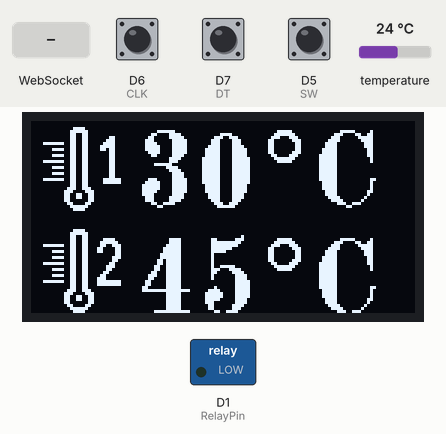
This sketch was run on a simulated ESP8266 (NodeMCU). On the bench: 128×64 one-colour display, switched loads named in the sketch (green lamp = pin HIGH). Inputs (shaded band) come from the test bench; at power-on: D5 (SW) HIGH, temperature 24 °C, D6 (CLK) HIGH, D7 (DT) HIGH. EEPROM starts erased; what the sketch prints to the serial monitor is not drawn.

Above: at 1.2 s.
1.3 s: D5 (SW) pulled LOW for 0.15 s
At 2.0 s:
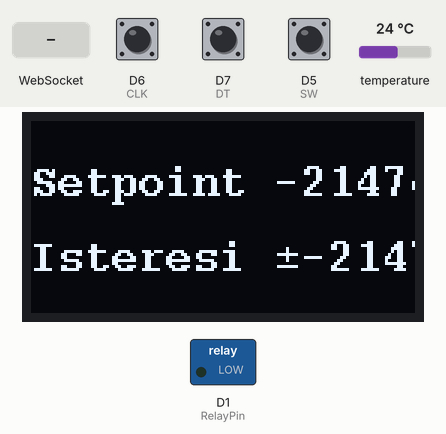
4.0 s: D5 (SW) pulled LOW for 3.2 s
At 5.3 s:
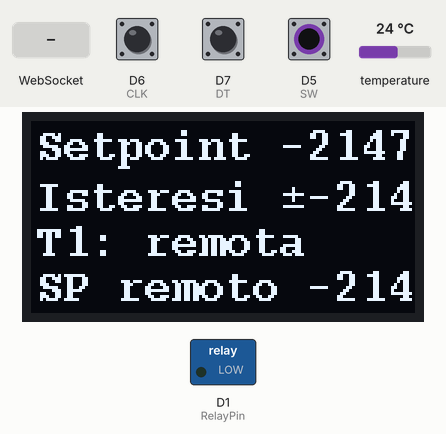
8.7 s: WebSocket text ">" received
10.2 s: D5 (SW) pulled LOW for 3.2 s
At 11.9 s:
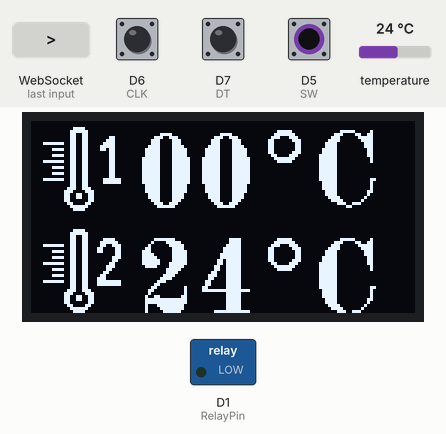
14.9 s: temperature set to 12 °C
At 16.0 s:
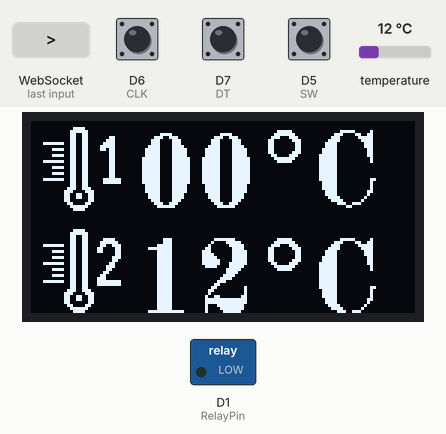
17.0 s: temperature set to 19 °C
At 18.8 s:
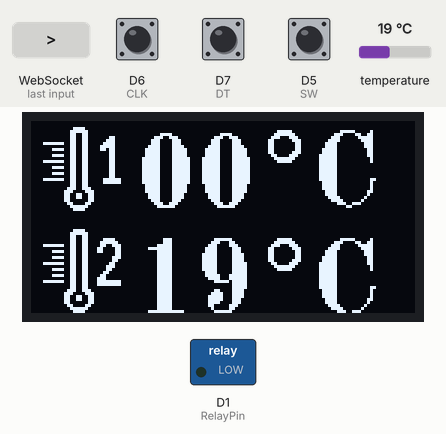
Timing chart, 0 to 20.0 s (numbered marks = the images above; inputs shaded):
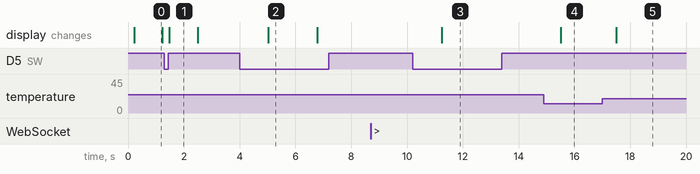

The sketch:

ws_server.ino
```cpp
#include <ESP8266WiFi.h>
#include <EEPROM.h>
#include <ESPAsyncWebServer.h>
#include <DallasTemperature.h>
#include <Wire.h>
#include <U8g2lib.h>

IPAddress AP_IP(10,10,10,10);
AsyncWebServer server(80);
AsyncWebSocket ws("/");

// Dallas DS18B20
#define ONE_WIRE_BUS D2
OneWire oneWire(ONE_WIRE_BUS);
DallasTemperature sensors(&oneWire);
DeviceAddress ds18b20;

// OLED display
#define SDA D3
#define SCL D4
U8G2_SSD1306_128X64_NONAME_1_HW_I2C oled(U8G2_R0, /* reset=*/ U8X8_PIN_NONE, /* clock=*/ SCL, /* data=*/ SDA);
#define thermo_width 32
#define thermo_height 32

// Stranamente, nel font contenente il set di icone fornito con la libreria,
// non c'è nulla che ha a che fare con la temperatura. Usiamo quindi delle bitmap XBM ( create con Gimp).
static const unsigned char thermometer1_bits[] PROGMEM = {
   0x00, 0x00, 0x00, 0x00, 0x00, 0x00, 0x00, 0x00, 0x00, 0xc0, 0x03, 0x00,
   0x00, 0xe0, 0x07, 0x00, 0x00, 0x60, 0x06, 0x00, 0x00, 0x60, 0x06, 0x0c,
   0x00, 0x60, 0x06, 0x0e, 0xf0, 0x67, 0x06, 0x0f, 0x00, 0x60, 0x86, 0x0f,
   0x80, 0x67, 0x86, 0x0d, 0x00, 0x60, 0x06, 0x0c, 0x80, 0x67, 0x06, 0x0c,
   0x00, 0x60, 0x06, 0x0c, 0xf0, 0x67, 0x06, 0x0c, 0x00, 0x60, 0x06, 0x0c,
   0x80, 0x67, 0x06, 0x0c, 0x00, 0x60, 0x06, 0x0c, 0x80, 0x67, 0x06, 0x0c,
   0x00, 0x60, 0x06, 0x0c, 0xf0, 0x67, 0x06, 0x3f, 0x00, 0x60, 0x06, 0x3f,
   0x00, 0x60, 0x06, 0x00, 0x00, 0x70, 0x0e, 0x00, 0x00, 0x38, 0x1c, 0x00,
   0x00, 0x98, 0x19, 0x00, 0x00, 0x98, 0x19, 0x00, 0x00, 0x18, 0x18, 0x00,
   0x00, 0x30, 0x0c, 0x00, 0x00, 0xe0, 0x07, 0x00, 0x00, 0xc0, 0x03, 0x00,
   0x00, 0x00, 0x00, 0x00, 0x00, 0x00, 0x00, 0x00 };
static const unsigned char thermometer2_bits[] PROGMEM = {
   0x00, 0x00, 0x00, 0x00, 0x00, 0x00, 0x00, 0x00, 0x00, 0xc0, 0x03, 0x00,
   0x00, 0xe0, 0x07, 0x00, 0x00, 0x60, 0x06, 0x00, 0x00, 0x60, 0x06, 0x0f,
   0x00, 0x60, 0x86, 0x1f, 0xf0, 0x67, 0x86, 0x39, 0x00, 0x60, 0xc6, 0x30,
   0x80, 0x67, 0xc6, 0x30, 0x00, 0x60, 0x06, 0x30, 0x80, 0x67, 0x06, 0x38,
   0x00, 0x60, 0x06, 0x18, 0xf0, 0x67, 0x06, 0x0c, 0x00, 0x60, 0x06, 0x0e,
   0x80, 0x67, 0x06, 0x06, 0x00, 0x60, 0x06, 0x03, 0x80, 0x67, 0x86, 0x01,
   0x00, 0x60, 0xc6, 0x01, 0xf0, 0x67, 0xc6, 0x3f, 0x00, 0x60, 0xc6, 0x3f,
   0x00, 0x60, 0x06, 0x00, 0x00, 0x70, 0x0e, 0x00, 0x00, 0x38, 0x1c, 0x00,
   0x00, 0x98, 0x19, 0x00, 0x00, 0x98, 0x19, 0x00, 0x00, 0x18, 0x18, 0x00,
   0x00, 0x30, 0x0c, 0x00, 0x00, 0xe0, 0x07, 0x00, 0x00, 0xc0, 0x03, 0x00,
   0x00, 0x00, 0x00, 0x00, 0x00, 0x00, 0x00, 0x00 };

// Debug serial type
#define DBG_SERIAL Serial

// Output
#define RelayPin D1

// Input
#define SW D5
#define DT D7
#define CLK D6

#define LONGCLICK   1000
#define SHORTCLICK  50
uint32_t pressTime = millis();

// Gloabl variables
long lastEncoder, encoder = 0;
char oled_buffer[30];
uint8_t varSelector, pageSelector = 0;
bool ProgramMode = false , ShortClickEnabled = true;
uint32_t updateTime = millis();
uint32_t updateOledTime = millis();

float T1 = 30.0F, T2 = 45.0F;
float Setpoint = 50.0F;
float remSetpoint = 45.0F;
float Hysteresys = 2.0F;
boolean relayMode = 0;  //  0:  T1 - external; >0 T1 - Internal

void setup(void) {
  pinMode(RelayPin, OUTPUT);                // Output mode to drive relay
  pinMode(SW, INPUT_PULLUP);
  pinMode(DT, INPUT_PULLUP);
  pinMode(CLK, INPUT_PULLUP);
  pinMode(ONE_WIRE_BUS, INPUT_PULLUP);

  DBG_SERIAL.begin(115200);
  DBG_SERIAL.println();
  DBG_SERIAL.println("Configuring access point...");
  WiFi.mode(WIFI_AP);
  WiFi.softAPConfig(AP_IP, AP_IP, IPAddress(255,255,255,0));
  WiFi.softAP("ESP_12345", "12345678");   // password MUST ust be 8-32 character
  IPAddress myIP = WiFi.softAPIP();
  // Start server and websocket server
  ws.onEvent(onWsEvent);
  server.addHandler(&ws);
  server.on("/", HTTP_GET, [](AsyncWebServerRequest *request){
    request->send(200, "text/plain", String(ESP.getFreeHeap()));
  });
  server.begin();

  DBG_SERIAL.printf("\nWebSocket server ready!\nAddress: ws://%d.%d.%d.%d/", myIP[0], myIP[1], myIP[2], myIP[3] );

  sensors.begin();
  DBG_SERIAL.printf("\nFound %d devices", sensors.getDeviceCount());
  DBG_SERIAL.printf("\nParasite power is: %s.", sensors.isParasitePowerMode() ? "ON" : "OFF");
  if (!sensors.getAddress(ds18b20, 0))
    DBG_SERIAL.println("Unable to find address for Device 0");
  sensors.setResolution(ds18b20, 10);

  oled.begin();
  attachInterrupt(digitalPinToInterrupt(CLK), read_encoder, CHANGE);
  attachInterrupt(digitalPinToInterrupt(DT), read_encoder, CHANGE);
  EEPROM.begin(32);
  readEEprom();
}


void loop(void) {
  pressTime = millis();
  checkButton();

  update_oled();
  update_serial_msg();

  // Aggiorniamo la situazione ogni 1 secondo
  if(millis() - updateTime > 1000){
    updateTime = millis();
    sensors.requestTemperatures();
    if(relayMode == 0){
      T1 = sensors.getTempC(ds18b20);
      T1 = constrain(T1, -55, 99);
    }
    else {
      T2 = sensors.getTempC(ds18b20);
      T2 = constrain(T2, -55, 99);
    }
    ws.textAll("?TEMP?");

    if((T2 >=  T1 + Hysteresys)&&(T2 > Setpoint))
      digitalWrite(RelayPin, HIGH);
    if((T2 <=  T1 - Hysteresys)&&(T2 > Setpoint))
      digitalWrite(RelayPin, LOW);
  }

  // L'encoder rotativo è stato ruotato in fase di programmazione?
  if((encoder != lastEncoder)  && (encoder != 0)){
    lastEncoder = encoder;
    delay(10);
    // Variazione dei parametri. La variabile varSelector determina quale parametro viene modificato
    if(pageSelector == 1){
      switch(varSelector){
        case 0:
          break;
        case 1:
          // L'encoder rotativo che uso al momento genera 4 interrupt ad ogni "click" percepibile al tatto
          // Siccome è necessaria una regolazione più "fine" divido il numero dei conteggi "encoder" per 4
          Setpoint = Setpoint + (float)encoder/4;
          Setpoint = constrain(Setpoint, -10, 99);
          DBG_SERIAL.printf("\nSetpoint: %d°C", (int)Setpoint);
          break;
        case 2:
          Hysteresys = Hysteresys + (float)encoder/4;
          Hysteresys = constrain(Hysteresys, 0, 10);
          DBG_SERIAL.printf("\nHysteresys %d°C",(int)Hysteresys);
          break;
        case 3:
          relayMode = !relayMode;
          DBG_SERIAL.println(relayMode ? "T1: locale" : "T1: remoto" );    // C++ ternary operator (x == y) ? a : b
          break;
        case 4:
          remSetpoint = remSetpoint + (float)encoder/4;
          remSetpoint = constrain(remSetpoint, -10, 99);
          DBG_SERIAL.printf("\nSetpoint remoto %d°C",(int)remSetpoint);
          break;
      }
      // Force oled update
      updateOledTime = millis();
    }
    encoder = 0;
  }

}

// **************************  **********************************************

// Controlliamo se il pulsante è stato premuto brevemente o più a lungo
void checkButton(void){
  if(digitalRead(SW) == LOW){
    delay(SHORTCLICK);
    bool xLong = false;
    while(digitalRead(SW) == LOW){
      if(millis() - pressTime > LONGCLICK) {
        xLong = true;
        break;
      }
    }
    xLong ? LongClick() : SingleClick();
  }
}


///// ****************** Short Switch callback function ****************** /////
void SingleClick(){
  DBG_SERIAL.println("\nSingle Click");
  if(pageSelector == 1){
      // In fase di programmazione selezioniamo quale variabile sarà modificata
      varSelector = (varSelector+1) % 5;
    }

  // Se non sono in fase di programmazione, mostro gli attuali parametri di funzionamento.
  if(!ProgramMode) {
    oled.firstPage();
    do {
      oled.setFont(u8g2_font_courB10_tf );
      sprintf(oled_buffer, "Setpoint %2d%cC", (int)Setpoint, 0xB0);
      oled.drawStr(0, 25, oled_buffer);
      sprintf(oled_buffer, "Isteresi %c%2d%cC", 0xB1, (int)Hysteresys, 0xB0);
      oled.drawStr(0, 50, oled_buffer);
    } while ( oled.nextPage() );
    delay(1000);
  }

}

///// ****************** Long Switch callback function ****************** /////
void LongClick(){
  DBG_SERIAL.println("\nLong Click");
  switch(pageSelector){
    case 0:
      ProgramMode = true;
      DBG_SERIAL.println("\nProgram mode ON");
      pageSelector = 1;
      varSelector = 0;
      update_oled();
      delay(500);
      break;
    case 1:
      pageSelector = (pageSelector+1) % 3;
      update_oled();
      break;
    case 2:
      uint16_t adr = 0;
      EEPROM.put(adr, Setpoint);
      adr += sizeof(float);
      EEPROM.put(adr, Hysteresys);
      adr += sizeof(float);
      EEPROM.put(adr, remSetpoint);
      adr += sizeof(uint8_t);
      EEPROM.put(adr, relayMode);
      EEPROM.commit();
      ws.textAll(">SETPOINT<" + String(remSetpoint) );
      pageSelector = 0;
      update_oled();
      delay(2000);
      ProgramMode = false;
      break;
  }
}


// Filtriamo un po' i valori ricevuti dal websocket
float output = 0;
float smooth(float newData){
  output += (newData - output) * 0.8;
}

void readEEprom(){
  uint16_t adr = 0;
  EEPROM.get(adr, Setpoint);
  adr += sizeof(float);
  EEPROM.get(adr, Hysteresys);
  adr += sizeof(float);
  EEPROM.get(adr, remSetpoint);
  adr += sizeof(uint8_t);
  EEPROM.get(adr, relayMode);

  // First boot on fresh ESP8266
  if( Setpoint > 100 ) Setpoint = 25.0F;
  if( Hysteresys > 100 ) Hysteresys = 2.0F;
  if( remSetpoint > 100 ) remSetpoint = 25.0F;
}


void read_encoder(void) {
  /*
  La variabile "stateEncoder" terrà conto contemporaneamente dello stato precedente
  e di quello attuale degli ingressi collegati all'encoder PINA e PINB secondo il seguente schema:

  statoEncoder bit n:
  7     6       5       4       3       2       1       0
  NULL  NULL    NULL    NULL    OLDA    OLDB    PINA    PINB

  Per come funziona un encoder in quadratura, solo alcune combinazioni sono valide:
                            _______         _______
                PinA ______|       |_______|       |______ PinA
  negativo <---         _______         _______         __      --> positivo
                PinB __|       |_______|       |_______|   PinB

        OLDA    OLDB    PINA    PINB    Valore  Array
        0       0       0       1       +1      (indice 1)
        0       0       1       0       -1      (indice 2)
        0       1       0       0       -1      (indice 4)
        0       1       1       1       +1      (indice 7)
        1       0       0       0       +1      (indice 8)
        1       0       1       1       -1      (indice 11)
        1       1       0       1       -1      (indice 13)
        1       1       1       0       +1      (indice 14)
  */
  const int validStates[] = {0, 1, -1, 0, -1, 0, 0, 1, 1, 0, 0, -1, 0, -1, +1, 0};
  static volatile uint8_t stateEncoder = 0b00000000;              // NU; NU; NU; NU; OLDA; OLDB; CH_A; CH_B;
  stateEncoder <<= 2;                                             // Eseguo uno shift di due posizioni a sinistra per tenere traccia dello stato prima della transizione
  stateEncoder |=  digitalRead(DT) << 1 | digitalRead(CLK) ;      // Imposto i bit relativi allo stato attuale del canale A e del canale B
  uint8_t arrayIndex = 0b00001111 & stateEncoder;                 // Applico la maschera per valutare solo i primi 4 bit shiftati precedentemente
  encoder += validStates[arrayIndex];
}

void update_serial_msg(){
  static uint32_t updateSerial;
  if(millis() - updateSerial > 5000){
    updateSerial = millis();
    switch(pageSelector){
      case 0:
        DBG_SERIAL.printf("\n\nActual Setpoint: %d", (int)Setpoint);
        DBG_SERIAL.printf("\nInternal temperature: %d.%02d°C", (int)T1%100, (int)(T1*100)%100 );
        DBG_SERIAL.printf("\nExternal temperature: %d.%02d°C", (int)T2%100, (int)(T2*100)%100);
        break;
      case 1:
        break;
      case 2:
       DBG_SERIAL.println("\nPush button for 1s to save EEPROM.");
       break;
    }
  }
}


// **************************      OLED DISPLAY  Handler     *************************
void update_oled(){
  if(millis() - updateOledTime > 200){
    updateOledTime = millis();
    oled.firstPage();
    do {
      switch(pageSelector){

        // Pagina principale
        case 0:
          oled.drawXBMP( 0, 0, thermo_width, thermo_height, thermometer1_bits);
          // Se il relé è attivo, cambiamo icona e facciamola blinkare
          if(digitalRead(RelayPin)){
            oled.setFont(u8g2_font_open_iconic_all_4x_t);
            static uint32_t blinkIconTime = millis();
            static bool blinkIcon = false;
            if(millis() - blinkIconTime > 500){
              blinkIconTime = millis();
              blinkIcon = !blinkIcon;
            }
            sprintf(oled_buffer, "%c", blinkIcon ? 0xCD : 0x20);
            oled.drawStr(0, 64, oled_buffer);
          }
          else
            oled.drawXBMP( 0, 34, thermo_width, thermo_height, thermometer2_bits);

          // Ora stampiamo il valore delle due temperature
          oled.setFont(u8g2_font_osb26_tf);
          // Per avere maggior flessibilità uso sprintf per formattare l'array di char oled_buffer.
          // In questo modo passo direttamente il codice dei caratteri speciali.
          // Ad esempio il codice 0xB0 per il carattere selezionato corrisponde al simbolo '°'
          sprintf(oled_buffer, "%02d%cC", (int)T1, 0xB0);
          oled.drawStr(35, 28, oled_buffer);
          sprintf(oled_buffer, "%02d%cC", (int)T2, 0xB0);
          oled.drawStr(35, 64, oled_buffer);
          break;

        // Pagina di variazione dei parametri di funzionamento
        case 1:
          oled.setFont(u8g2_font_courB10_tf);
          sprintf(oled_buffer, "Setpoint %2d%cC", (int)Setpoint, 0xB0);     // 0xB0 == '°'  0xB1 == '+-'
          oled.drawStr(2, 13, oled_buffer);
          sprintf(oled_buffer, "Isteresi %c%2d%cC", 0xB1, (int)Hysteresys, 0xB0);
          oled.drawStr(2, 30, oled_buffer);
          oled.drawStr(2, 45, relayMode ? "T1: remota" : "T1: locale");
          sprintf(oled_buffer, "SP remoto %2d%cC" , (int)remSetpoint, 0xB0);
          oled.drawStr(2, 60, oled_buffer);
          // Nella fase di programmazione dei parametri,
          // evidenziamo quello che si sta modificando con una cornice
          switch(varSelector){
            case 1: oled.drawFrame(0, 1, 128, 17); break;
            case 2: oled.drawFrame(0, 17, 128, 17); break;
            case 3: oled.drawFrame(0, 32, 128, 17); break;
            case 4: oled.drawFrame(0, 47, 128, 17); break;
          }
          break;

        // Pagina di conferma salvataggio parametri
        case 2:
          oled.setFont(u8g2_font_courB10_tf);
          oled.drawStr(28, 30, "Premi 1s");
          oled.drawStr(15, 50, "per salvare");
         break;
      }
    } while ( oled.nextPage() );
  }
}


void onWsEvent(AsyncWebSocket * server, AsyncWebSocketClient * client, AwsEventType type, void * arg, uint8_t *data, size_t len){
   switch (type){
    case WS_EVT_CONNECT:
      DBG_SERIAL.printf("ws[%s][%u] connect\n", server->url(), client->id());
      client->printf("Client id %u connected. (%u clients connected)", client->id(), server->count());
      client->ping();
      break;
    case WS_EVT_DISCONNECT:
      DBG_SERIAL.printf("ws[%s][%u] disconnect: %u\n", server->url(), client->id());
      break;
    case WS_EVT_ERROR:
      DBG_SERIAL.printf("ws[%s][%u] error(%u): %s\n", server->url(), client->id(), *((uint16_t*)arg), (char*)data);
      break;
    case WS_EVT_PONG:
      DBG_SERIAL.printf("ws[%s][%u] pong[%u]: %s\n", server->url(), client->id(), len, (len)?(char*)data:"");
      break;
    case WS_EVT_DATA:
      AwsFrameInfo * info = (AwsFrameInfo*)arg;
      String msg = "";
      if(info->final && info->index == 0 && info->len == len){
        DBG_SERIAL.printf("ws[%s][%u] %s-message[%llu]: ", server->url(), client->id(), (info->opcode == WS_TEXT)?"text":"binary", info->len);
        if(info->opcode == WS_TEXT){
          for(size_t i=0; i < info->len; i++)
            msg += (char) data[i];

          // Check if we have a Temperature message
          if (msg[0] == '>') {
            String tempStr = msg.substring(1, info->len - 1);
            if(relayMode == 0)
              T2 = smooth(tempStr.toFloat());
            else
              T1 = smooth(tempStr.toFloat());
            DBG_SERIAL.printf("External water temperature: %s°C\n", tempStr.c_str());
          }
        }
      }
      break;
   } // end of switch
}
```

Measured:
- after the input at 1.3 s, the display: changes after 0.18 s (image 1)
- after the input at 4.0 s, the display: changes after 1.0 s (image 2)
- after the input at 8.7 s, every drawn part: stays the same
- after the input at 10.2 s, the display: changes after 1.0 s (image 3)
- after the input at 14.9 s, the display: changes after 0.60 s (image 4)
- after the input at 17.0 s, the display: changes after 0.50 s (image 5)
- what the display in image 0 shows lasts 1.0 s, from 0.2 s to 1.2 s
- what the display in image 2 shows lasts 1.8 s, from 5.0 s to 6.8 s
